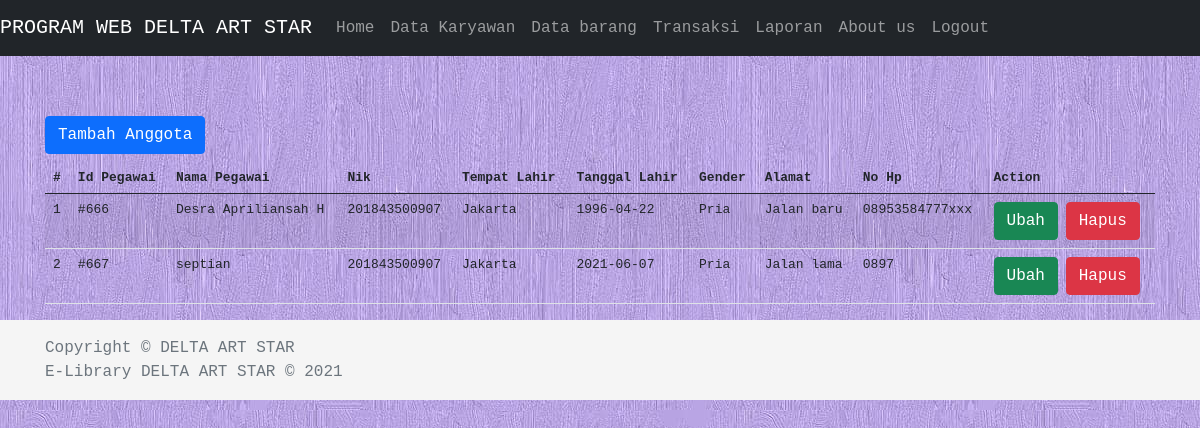
/karyawan.php (signed in), run on the app's committed database.
### tables this page shows
CREATE TABLE `tb_karyawan` (
  `id_pegawai` varchar(10) NOT NULL,
  `nama_pegawai` varchar(50) NOT NULL,
  `nik` varchar(20) NOT NULL,
  `tmp_lahir` varchar(20) NOT NULL,
  `tgl_lahir` date NOT NULL,
  `gender` enum('Pria','Wanita') NOT NULL,
  `alamat` text NOT NULL,
  `nohp` varchar(15) NOT NULL
);

### karyawan.php (the view, shortened to what this page needs)
<!DOCTYPE html>
<html>
<head>
	<?php include "contents/headscript.php"; ?>
</head>
<body style="background: url('bg4.png') repeat;">
	<?php include "contents/navbar.php"; ?>
	<main>
	<div class ="container">
			<a href="data_karyawan_add.php" class="btn btn-primary mb-2">Tambah Anggota</a>
		<table class="table table-striped">
			<thead>
				<tr>
					<th scope="col">#</th>
					<th scope="col">Id Pegawai</th>
					<th scope="col">Nama Pegawai</th>
					<th scope="col">Nik</th>
					<th scope="col">Tempat Lahir</th>
					<th scope="col">Tanggal Lahir</th>
					<th scope="col">Gender</th>
					<th scope="col">Alamat</th>
					<th scope="col">No Hp</th>
					<th scope="col">Action</th>
				</tr>
				</thead>
			<tbody>
				<?php
							$conn = open_connection();
							$query = "SELECT * FROM tb_karyawan ";
							$hasil = mysqli_query($conn,$query);
							$i=1;
							while ($row = mysqli_fetch_assoc($hasil)) {
								echo "<tr>";
								echo "<td>".$i++."</td>";
								echo "<td>$row[id_pegawai]</td>";
								echo "<td>$row[nama_pegawai]</td>";
								echo "<td>$row[nik]</td>";
								echo "<td>$row[tmp_lahir]</td>";
								echo "<td>$row[tgl_lahir]</td>";
								echo "<td>$row[gender]</td>";
								echo "<td>$row[alamat]</td>";
								echo "<td>$row[nohp]</td>";
								echo "<td>	<a class='btn btn-success' href='data_karyawan_update.php?id_pegawai=$row[id_pegawai]'>Ubah</a>
											<a class='btn btn-danger' href='data_karyawan_delete.php?id_pegawai=$row[id_pegawai]'>Hapus</a>
									  </td>";
								echo "</tr>";
							}
				  		?>
			</tbody>
		</table>
	</div>
	</main>
	<?php include "contents/footer.php"; ?>
</body>
</html>

### assets/css/style.css (style rules this page uses)
body { margin: 0; padding: 0; font-family: monospace; overflow: hidden; }

### contents/headscript.php (style rules this page uses)
main> .container { padding:60px 15px 0; }

### data on the page
tb_karyawan: id_pegawai "#666", nama_pegawai "Desra Apriliansah H", nik "201843500907", tmp_lahir "Jakarta", tgl_lahir "1996-04-22", gender "Pria", alamat "Jalan baru", nohp "08953584777xxx"
tb_karyawan: id_pegawai "#667", nama_pegawai "septian", nik "201843500907", tmp_lahir "Jakarta", tgl_lahir "2021-06-07", gender "Pria", alamat "Jalan lama", nohp "0897"
